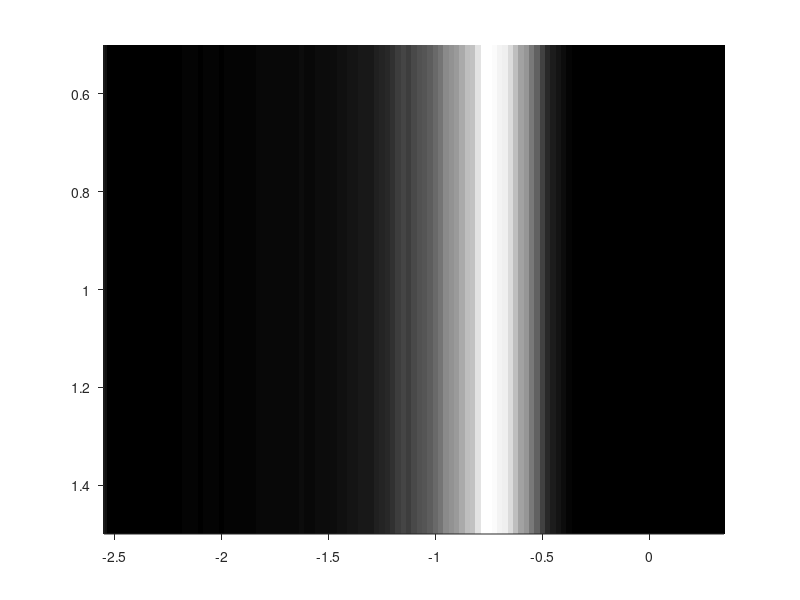
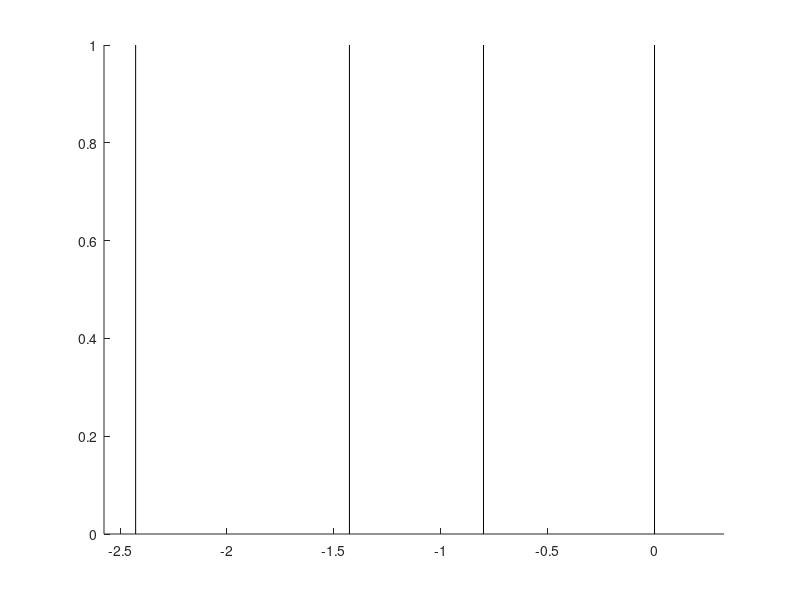

Write MATLAB code to recreate these figures, in order. (Note: this script raises an error after producing the figures.)
clear
clc
close all
load data_files/matsc_sidepoke
% load data_files/matpfc

load sidepoke_rtime
%%% area to use
pop=matsc;

%%%% shift the time axis to make plot "causal" (e.g. no choice information before 0)
centers_back=0.15;

%%% x axis limit (time)
xlimit=[-2.7 0.2];
xlimit=xlimit+centers_back;

centers=centers+centers_back;

figure
sidepoke_rtime=sidepoke_rtime(sidepoke_rtime>0.35 & sidepoke_rtime<2.8);
% [y,x]=hist(sidepoke_rtime,0.3:0.05:2);

[y,x]=hist(sidepoke_rtime,-centers(end:-1:1));

imagesc(-x,1,y)
colormap gray
box off
% set(gca,'XTick',[],'YTick',[])
set(gca,'TickDir','out')
xlim(xlimit)




figure
% figure('units','normalized','position',[.15 0 .2 .5])

%%% x axis limit (time)
xlimit=[-2.7 0.2];

%%%% shift the time axis to make plot "causal" (e.g. no choice information before 0)
centers_back=0.125;
xlimit=xlimit+centers_back;

xlim(xlimit)


%%%% median delay between end_of_delay and cout (computed using step0_compute_timing.m in preparatory_code)
cout_time_delay=0.127;
cout_time_sidepoke=0.8;

hold on
plot([0 0],ylim,'k')
plot([0 0]-(cout_time_sidepoke),ylim,'k')
plot([0 0]-(0.5+cout_time_delay+cout_time_sidepoke),ylim,'k')
plot([0 0]-(1.5+cout_time_delay+cout_time_sidepoke),ylim,'k')





% close all


dprimesvalues=[-1 1];
% dprimesvalues=[-0.8 0.8];


%45 85 143


% 21 good
% 45 ok

% 34
% 73
% 69
% 114
% 85

save_figures=0;

indneur1=45;
indneur2=74;
indneur3=143;

% indneur1=74
% indneur1=143;
% indneur2=47;
% indneur3=139;





%%%% median delay between end_of_delay and cout (computed using step0_compute_timing.m in preparatory_code)
cout_time_delay=0.127;
cout_time_sidepoke=0.8;



%%% x axis limit (time)
xlimit=[-2.7 0.2];

%%%% shift the time axis to make plot "causal" (e.g. no choice information before 0)
centers_back=0.125;
centers=centers+centers_back;
xlimit=xlimit+centers_back;

xlim_use=[min(centers) max(centers)];



[dp_ap,~,dp_choice,~] = compute_dprimes_correct(pop);



dp=dp_ap;
%%% sort neurons
[~,indmax]=max(abs(dp_ap),[],2);
[~,indsort]=sort(indmax);
dp=dp(indsort,:);
%%% normalize dprimes
sigo=sign(dp);
dp=abs(dp);
minval=abs(tinv(0.05,98)/sqrt(50)); %significant p<=0.05
maxval=1;
dp=dp-minval; 
dp(dp<0)=0;
maxval_use=maxval-minval; 
dp(dp>maxval_use)=maxval_use;
dp=dp/maxval_use;
dp1=dp.*sigo;
%%% plot!





figure('units','normalized','position',[.15 0 .2 .5])
imagesc(centers,1:size(dp,1),dp1,dprimesvalues)
xlim(xlimit)
set(gca,'TickDir','out')
box off
xlabel('Time from stimulus onset (s)')
ylabel('SC neurons')
set(gca,'YTick',[1 100 193])
title('d'' SC')
hold on
plot([0 0],ylim,'w')
plot([0 0]-(cout_time_sidepoke),ylim,'w')
plot([0 0]-(0.5+cout_time_delay+cout_time_sidepoke),ylim,'w')
plot([0 0]-(1.5+cout_time_delay+cout_time_sidepoke),ylim,'w')



a=[linspace(1,0,32) linspace(0,40/255,32)]' ;
b=[linspace(125/255,0,32) linspace(0,110/255,32)]' ;
c=[linspace(36/255,0,32) linspace(0,1,32)]' ;

co=[a b c];
colormap(co);


figure('units','normalized','position',[.15 0 .2 .5])

% imagesc(centers,1:size(dp,1),dp1,dprimesvalues)
xlim(xlimit)
set(gca,'TickDir','out')
box off
xlabel('Time from stimulus onset (s)')
ylabel('SC neurons')
set(gca,'YTick',[1 100 193])
title('d'' SC')
hold on
plot([0 0],ylim,'w')
plot([0 0]-(cout_time_sidepoke),ylim,'w')
plot([0 0]-(0.5+cout_time_delay+cout_time_sidepoke),ylim,'w')
plot([0 0]-(1.5+cout_time_delay+cout_time_sidepoke),ylim,'w')



a=[linspace(1,0,32) linspace(0,0,32)]' ;
b=[linspace(0,0,32) linspace(0,1,32)]' ;
c=[linspace(0,0,32) linspace(0,0,32)]' ;
co=[a b c];
colormap(co);





colorbar
%%%% example neuron index
xa=xlim;
plot([xa(1) xa(1)+2.9],[indneur1 indneur1]-.5,'w','LineWidth',0.5)
plot([xa(1) xa(1)+2.9],[indneur1 indneur1]+.5,'w','LineWidth',0.5)
hold on
plot([xa(1) xa(1)+2.9],[indneur2 indneur2]-.5,'w','LineWidth',0.5)
plot([xa(1) xa(1)+2.9],[indneur2 indneur2]+.5,'w','LineWidth',0.5)
plot([xa(1) xa(1)+2.9],[indneur3 indneur3]-.5,'w','LineWidth',0.5)
plot([xa(1) xa(1)+2.9],[indneur3 indneur3]+.5,'w','LineWidth',0.5)
set(gca,'FontSize',24)
if(save_figures)
    saveas(gcf,'aaa1','pdf')
end










figure('units','normalized','position',[0 .5 .5 .1])

xs=linspace(-1,1,1000);
dp=linspace(-1,1,1000);

sigo=sign(dp);
dp=abs(dp);
minval=abs(tinv(0.05,98)/sqrt(50)); %significant p<=0.05
maxval=1;
dp=dp-minval; 
dp(dp<0)=0;
maxval_use=maxval-minval; 
dp(dp>maxval_use)=maxval_use;
dp=dp/maxval_use;
dp=dp.*sigo;


% hold on
imagesc(xs,1,dp,dprimesvalues)
box off
set(gca,'XTick',-1:.5:1)
set(gca,'YTick',[]);
set(gca,'TickDir','out')
set(gca,'FontSize',14)

a=[linspace(1,0,32) linspace(0,0,32)]' ;
b=[linspace(0,0,32) linspace(0,1,32)]' ;
c=[linspace(0,0,32) linspace(0,0,32)]' ;
co=[a b c];
colormap(co);


ind=find(dp==0);
ind1=ind(1);
ind2=ind(end);
hold on
plot(xs([ind1 ind1])-0.001,ylim,'w-')
plot(xs([ind2 ind2])+0.001,ylim,'w-')











dp=dp_choice;
%%% sort neurons
[~,indmax]=max(abs(dp_ap),[],2);
[~,indsort]=sort(indmax);
dp=dp(indsort,:);
%%% normalize dprimes
sigo=sign(dp);
dp=abs(dp);
minval=abs(tinv(0.05,98)/sqrt(50)); %significant p<=0.05
maxval=1;
dp=dp-minval; 
dp(dp<0)=0;
maxval_use=maxval-minval; 
dp(dp>maxval_use)=maxval_use;
dp=dp/maxval_use;
dp2=dp.*sigo;
%%% plot!




figure('units','normalized','position',[.15 0 .2 .5])
imagesc(centers,1:size(dp,1),dp2,dprimesvalues)
xlim(xlimit)
set(gca,'TickDir','out')
box off
xlabel('Time from stimulus onset (s)')
ylabel('SC neurons')
set(gca,'YTick',[1 100 193])
title('d'' SC')
hold on
plot([0 0],ylim,'w')
plot([0 0]-(cout_time_sidepoke),ylim,'w')
plot([0 0]-(0.5+cout_time_delay+cout_time_sidepoke),ylim,'w')
plot([0 0]-(1.5+cout_time_delay+cout_time_sidepoke),ylim,'w')



a=[linspace(1,0,32) linspace(0,40/255,32)]' ;
b=[linspace(125/255,0,32) linspace(0,110/255,32)]' ;
c=[linspace(36/255,0,32) linspace(0,1,32)]' ;

co=[a b c];
colormap(co);


colorbar
%%%% example neuron index
xa=xlim;
plot([xa(1) xa(1)+2.9],[indneur1 indneur1]-.5,'w','LineWidth',0.5)
plot([xa(1) xa(1)+2.9],[indneur1 indneur1]+.5,'w','LineWidth',0.5)
hold on
plot([xa(1) xa(1)+2.9],[indneur2 indneur2]-.5,'w','LineWidth',0.5)
plot([xa(1) xa(1)+2.9],[indneur2 indneur2]+.5,'w','LineWidth',0.5)
plot([xa(1) xa(1)+2.9],[indneur3 indneur3]-.5,'w','LineWidth',0.5)
plot([xa(1) xa(1)+2.9],[indneur3 indneur3]+.5,'w','LineWidth',0.5)
set(gca,'FontSize',24)
if(save_figures)
    saveas(gcf,'aaa2','pdf')
end











figure('units','normalized','position',[0 .5 .5 .1])

xs=linspace(-1,1,1000);
dp=linspace(-1,1,1000);

sigo=sign(dp);
dp=abs(dp);
minval=abs(tinv(0.05,98)/sqrt(50)); %significant p<=0.05
maxval=1;
dp=dp-minval; 
dp(dp<0)=0;
maxval_use=maxval-minval; 
dp(dp>maxval_use)=maxval_use;
dp=dp/maxval_use;
dp=dp.*sigo;


% hold on
imagesc(xs,1,dp,dprimesvalues)
box off
set(gca,'XTick',-1:.5:1)
set(gca,'YTick',[]);
set(gca,'TickDir','out')
set(gca,'FontSize',14)


a=[linspace(1,0,32) linspace(0,40/255,32)]' ;
b=[linspace(125/255,0,32) linspace(0,110/255,32)]' ;
c=[linspace(36/255,0,32) linspace(0,1,32)]' ;

co=[a b c];
colormap(co);

ind=find(dp==0);
ind1=ind(1);
ind2=ind(end);
hold on
plot(xs([ind1 ind1])-0.001,ylim,'w-')
plot(xs([ind2 ind2])+0.001,ylim,'w-')




return




%%%%%%%%%%% FIRST NEURON %%%%%%%%%%%



%%% find index of example neuron
val_index=indsort(indneur1);

%reload centers without shift (will be shifted by plot_example_neuron)
centers_shifted=centers;
load data_files/matsc centers


figure('units','normalized','position',[0 .3 .5 .25])
plot_example_neuron(centers,pop,val_index)
if(save_figures)
    saveas(gcf,'aaa3a','pdf')
end



figure('units','normalized','position',[0 .5 .5 .05])
imagesc(centers_shifted,1,dp1(indneur1,:,:),dprimesvalues)

a=[linspace(1,0,32) linspace(0,0,32)]' ;
b=[linspace(0,0,32) linspace(0,1,32)]' ;
c=[linspace(0,0,32) linspace(0,0,32)]' ;
co=[a b c];
colormap(co);


xlim(xlimit)
set(gca,'TickDir','out','YTick',[])
box off
%%%% cout
hold on
plot([0 0],ylim,'w')
hold on
%%%% start of delay
plot([0 0]-(0.5+cout_time_delay),ylim,'w')
hold on
%%%% start of cue stimulus
plot([0 0]-(1.5+cout_time_delay),ylim,'w')
% colorbar
if(save_figures)
    saveas(gcf,'aaa4a','pdf')
end



figure('units','normalized','position',[0 .5 .5 .05])
imagesc(centers_shifted,1,dp2(indneur1,:,:),dprimesvalues)


a=[linspace(1,0,32) linspace(0,40/255,32)]' ;
b=[linspace(125/255,0,32) linspace(0,110/255,32)]' ;
c=[linspace(36/255,0,32) linspace(0,1,32)]' ;

co=[a b c];
colormap(co);


xlim(xlimit)
set(gca,'TickDir','out','YTick',[])
box off
%%%% cout
hold on
plot([0 0],ylim,'w')
hold on
%%%% start of delay
plot([0 0]-(0.5+cout_time_delay),ylim,'w')
hold on
%%%% start of cue stimulus
plot([0 0]-(1.5+cout_time_delay),ylim,'w')
% colorbar
if(save_figures)
    saveas(gcf,'aaa5a','pdf')
end




























%%%%%%%%%%% FIRST NEURON %%%%%%%%%%%



%%% find index of example neuron
val_index=indsort(indneur2);

%reload centers without shift (will be shifted by plot_example_neuron)
centers_shifted=centers;
load data_files/matsc centers


figure('units','normalized','position',[0 .3 .5 .25])
plot_example_neuron(centers,pop,val_index)
if(save_figures)
    saveas(gcf,'aaa3b','pdf')
end




figure('units','normalized','position',[0 .5 .5 .05])
imagesc(centers_shifted,1,dp1(indneur2,:,:),dprimesvalues)

a=[linspace(1,0,32) linspace(0,0,32)]' ;
b=[linspace(0,0,32) linspace(0,1,32)]' ;
c=[linspace(0,0,32) linspace(0,0,32)]' ;
co=[a b c];
colormap(co);


xlim(xlimit)
set(gca,'TickDir','out','YTick',[])
box off
%%%% cout
hold on
plot([0 0],ylim,'w')
hold on
%%%% start of delay
plot([0 0]-(0.5+cout_time_delay),ylim,'w')
hold on
%%%% start of cue stimulus
plot([0 0]-(1.5+cout_time_delay),ylim,'w')
% colorbar
if(save_figures)
    saveas(gcf,'aaa4b','pdf')
end



figure('units','normalized','position',[0 .5 .5 .05])
imagesc(centers_shifted,1,dp2(indneur2,:,:),dprimesvalues)


a=[linspace(1,0,32) linspace(0,40/255,32)]' ;
b=[linspace(125/255,0,32) linspace(0,110/255,32)]' ;
c=[linspace(36/255,0,32) linspace(0,1,32)]' ;

co=[a b c];
colormap(co);


xlim(xlimit)
set(gca,'TickDir','out','YTick',[])
box off
%%%% cout
hold on
plot([0 0],ylim,'w')
hold on
%%%% start of delay
plot([0 0]-(0.5+cout_time_delay),ylim,'w')
hold on
%%%% start of cue stimulus
plot([0 0]-(1.5+cout_time_delay),ylim,'w')
% colorbar
if(save_figures)
    saveas(gcf,'aaa5b','pdf')
end





















%%%%%%%%%%% FIRST NEURON %%%%%%%%%%%



%%% find index of example neuron
val_index=indsort(indneur3);

%reload centers without shift (will be shifted by plot_example_neuron)
centers_shifted=centers;
load data_files/matsc centers


figure('units','normalized','position',[0 .3 .5 .25])
plot_example_neuron(centers,pop,val_index)
if(save_figures)
    saveas(gcf,'aaa3c','pdf')
end




figure('units','normalized','position',[0 .5 .5 .05])
imagesc(centers_shifted,1,dp1(indneur3,:,:),dprimesvalues)

a=[linspace(1,0,32) linspace(0,0,32)]' ;
b=[linspace(0,0,32) linspace(0,1,32)]' ;
c=[linspace(0,0,32) linspace(0,0,32)]' ;
co=[a b c];
colormap(co);


xlim(xlimit)
set(gca,'TickDir','out','YTick',[])
box off
%%%% cout
hold on
plot([0 0],ylim,'w')
hold on
%%%% start of delay
plot([0 0]-(0.5+cout_time_delay),ylim,'w')
hold on
%%%% start of cue stimulus
plot([0 0]-(1.5+cout_time_delay),ylim,'w')
% colorbar
if(save_figures)
    saveas(gcf,'aaa4c','pdf')
end



figure('units','normalized','position',[0 .5 .5 .05])
imagesc(centers_shifted,1,dp2(indneur3,:,:),dprimesvalues)


a=[linspace(1,0,32) linspace(0,40/255,32)]' ;
b=[linspace(125/255,0,32) linspace(0,110/255,32)]' ;
c=[linspace(36/255,0,32) linspace(0,1,32)]' ;

co=[a b c];
colormap(co);


xlim(xlimit)
set(gca,'TickDir','out','YTick',[])
box off
%%%% cout
hold on
plot([0 0],ylim,'w')
hold on
%%%% start of delay
plot([0 0]-(0.5+cout_time_delay),ylim,'w')
hold on
%%%% start of cue stimulus
plot([0 0]-(1.5+cout_time_delay),ylim,'w')
% colorbar
if(save_figures)
    saveas(gcf,'aaa5c','pdf')
end






return

%%%%%%%%%%% SECOND NEURON %%%%%%%%%%%




%%% find index of example neuron
val_index=indsort(indneur2);
figure('units','normalized','position',[0 .3 .5 .25])
plot_example_neuron(centers,pop,val_index)
if(save_figures)
    saveas(gcf,'figures/singleneurons_examplecell2','pdf')
end



figure('units','normalized','position',[0 .5 .5 .05])
imagesc(centers_shifted,1,dp1(indneur2,:,:),dprimesvalues)

a=[linspace(1,0,32) linspace(0,0,32)]' ;
b=[linspace(0,0,32) linspace(0,1,32)]' ;
c=[linspace(0,0,32) linspace(0,0,32)]' ;
co=[a b c];
colormap(co);


xlim(xlimit)
set(gca,'TickDir','out','YTick',[])
box off
%%%% cout
hold on
plot([0 0],ylim,'w')
hold on
%%%% start of delay
plot([0 0]-(0.5+cout_time_delay),ylim,'w')
hold on
%%%% start of cue stimulus
plot([0 0]-(1.5+cout_time_delay),ylim,'w')
% colorbar
if(save_figures)
    saveas(gcf,'aaa4','pdf')
end



figure('units','normalized','position',[0 .5 .5 .05])
imagesc(centers_shifted,1,dp2(indneur2,:,:),dprimesvalues)


a=[linspace(1,0,32) linspace(0,40/255,32)]' ;
b=[linspace(125/255,0,32) linspace(0,110/255,32)]' ;
c=[linspace(36/255,0,32) linspace(0,1,32)]' ;

co=[a b c];
colormap(co);


xlim(xlimit)
set(gca,'TickDir','out','YTick',[])
box off
%%%% cout
hold on
plot([0 0],ylim,'w')
hold on
%%%% start of delay
plot([0 0]-(0.5+cout_time_delay),ylim,'w')
hold on
%%%% start of cue stimulus
plot([0 0]-(1.5+cout_time_delay),ylim,'w')
% colorbar
if(save_figures)
    saveas(gcf,'aaa5','pdf')
end



%%%%%%%%%%% THIRD NEURON %%%%%%%%%%%


%%% find index of example neuron
val_index=indsort(indneur3);
figure('units','normalized','position',[0 .3 .5 .25])
plot_example_neuron(centers,pop,val_index)
ylim([0 13])
if(save_figures)
    saveas(gcf,'figures/singleneurons_examplecell3','pdf')
end




figure('units','normalized','position',[0 .5 .5 .05])
imagesc(centers_shifted,1,dp1(indneur3,:,:),dprimesvalues)

a=[linspace(1,0,32) linspace(0,0,32)]' ;
b=[linspace(0,0,32) linspace(0,1,32)]' ;
c=[linspace(0,0,32) linspace(0,0,32)]' ;
co=[a b c];
colormap(co);


xlim(xlimit)
set(gca,'TickDir','out','YTick',[])
box off
%%%% cout
hold on
plot([0 0],ylim,'w')
hold on
%%%% start of delay
plot([0 0]-(0.5+cout_time_delay),ylim,'w')
hold on
%%%% start of cue stimulus
plot([0 0]-(1.5+cout_time_delay),ylim,'w')
% colorbar
if(save_figures)
    saveas(gcf,'aaa4','pdf')
end



figure('units','normalized','position',[0 .5 .5 .05])
imagesc(centers_shifted,1,dp2(indneur3,:,:),dprimesvalues)


a=[linspace(1,0,32) linspace(0,40/255,32)]' ;
b=[linspace(125/255,0,32) linspace(0,110/255,32)]' ;
c=[linspace(36/255,0,32) linspace(0,1,32)]' ;

co=[a b c];
colormap(co);


xlim(xlimit)
set(gca,'TickDir','out','YTick',[])
box off
%%%% cout
hold on
plot([0 0],ylim,'w')
hold on
%%%% start of delay
plot([0 0]-(0.5+cout_time_delay),ylim,'w')
hold on
%%%% start of cue stimulus
plot([0 0]-(1.5+cout_time_delay),ylim,'w')
% colorbar
if(save_figures)
    saveas(gcf,'aaa5','pdf')
end



